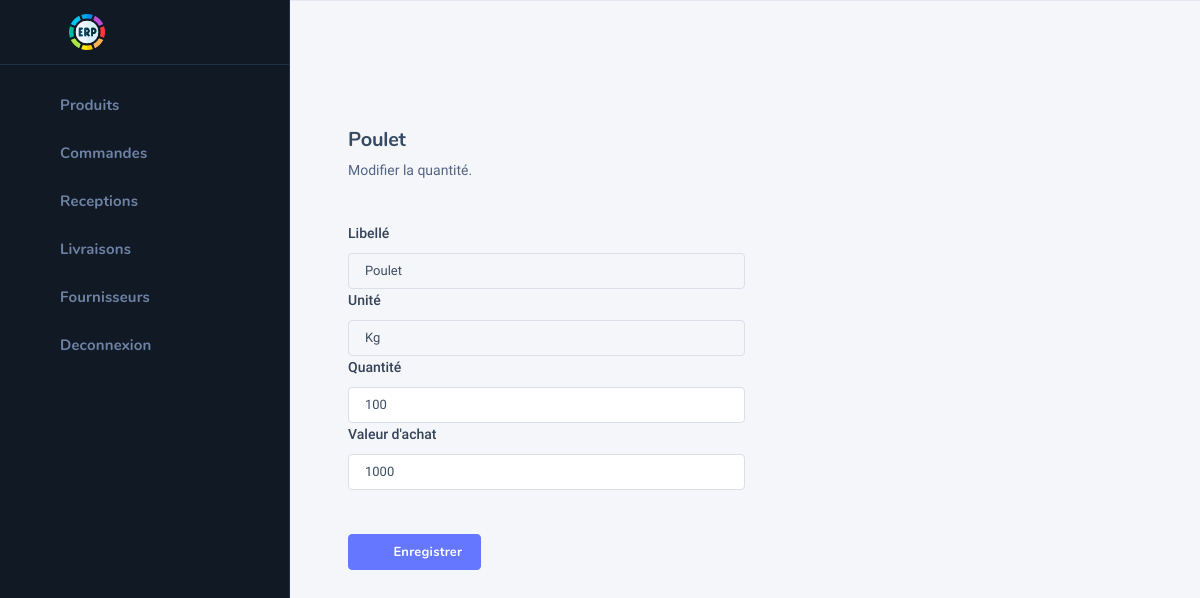
Page /edit-cmd/1 (signed in) on the committed database.
### appro/models.py (models this page shows, shortened)
class LineCmd(models.Model):
    order = models.ForeignKey(OrderCmd, on_delete=models.CASCADE, null=True)
    product = models.ForeignKey(Product, on_delete=models.CASCADE)
    qts = models.DecimalField(default=0, max_digits=10, decimal_places=2)
    total_price = models.DecimalField(default=0, max_digits=10, decimal_places=2)
    date = models.DateField(auto_now_add=True)

class Product(models.Model):
    img = models.ImageField(upload_to="products-images", null=True, blank=True)
    name = models.CharField(max_length=255)
    price = models.DecimalField(default=0, max_digits=10, decimal_places=2)
    type_product = models.CharField(choices=product_types, max_length=255)
    qts = models.DecimalField(default=0, max_digits=10, decimal_places=2)
    unit = models.CharField(choices=units, max_length=10, default="Kg")

### auth_user/decorators.py (the view)
        def wrapper_func(request, *args, **kwargs):
            groups = None
            check = False
            if request.user.groups.exists():
                groups = request.user.groups.all()
            for group in groups:
                if group.name in allowed_roles:
                    check = True
            if check is True:
                return view_func(request, *args, **kwargs)
            elif check is False:
                return HttpResponse("Permission non accordée !")
            return wrapper_func(request, *args, **kwargs)

### appro/views.py (called while the page is built, shortened)
def generate_unique_uid():
    return uuid.uuid4().hex[:10]

@login_required(login_url='login')
@allowed_users(allowed_roles=['Approvisionnement'])
def LineCmdEdit(request, pk):
    line = LineCmd.objects.get(pk=pk)
    line.qts = int(line.qts)
    line.total_price = int(line.total_price)
    return render(request, 'appro/edit-price.html', context={'line': line, 'ref': generate_unique_uid()})

### templates/appro/edit-price.html (shortened to what this page needs)
{% extends 'appro/base-appro.html' %}
{% load static %}
{% block content %}
    {% include 'appro/sidebar-appro.html' %}
<div class="nk-wrap">
        <div class="nk-content">
            <div class="nk-content align-content-center">
                <div class="container-fluid">
                    <div class="nk-content-inner">
                        <div class="nk-content-body">
    <div class="nk-block-head">
        <div class="nk-block-head-content">
            <h5 class="nk-block-title">{{ line.product.name }}</h5>
            <div class="nk-block-des">
                <p>Modifier la quantité.</p>
            </div>
        </div>
    </div>
    <div class="nk-block">
        <div class="row g-3">
            <form method="post" enctype="multipart/form-data">
                <div class="col-6">
                    <div class="form-group">
                        <label class="form-label" for="product-title">Libellé</label>
                        <div class="form-control-wrap">
                            <input type="text" name="name" value="{{ line.product.name }}" class="form-control"
                                   id="product-title" readonly>
                        </div>
                    </div>
                </div>
                <div class="col-md-6">
                    <div class="form-group">
                        <label class="form-label" for="sale-price">Unité</label>
                        <div class="form-control-wrap">
                            <input type="text" name="name" value="{{ line.product.unit }}" class="form-control"
                                   id="product-title" readonly>
                        </div>
                    </div>
                </div>
                <div class="col-md-6">
                    <div class="form-group">
                        <label class="form-label" for="regular-price">Quantité</label>
                        <div class="form-control-wrap">
                            <input type="number" name="qts" value="{{ line.qts }}" min="1" step="0.01" class="form-control" id="regular-price" required>
                        </div>
                    </div>
                </div>
                <div class="col-md-6">
                    <div class="form-group">
                        <label class="form-label" for="regular-price">Valeur d'achat</label>
                        <div class="form-control-wrap">
                            <input type="number" name="price" value="{{ line.total_price }}" min="1" step="0.01" class="form-control" id="regular-price" required>
                        </div>
                    </div>
                </div>
                <div class="col-12 mt-5">
                    <button type="submit" class="btn btn-primary"><em class="icon ni ni-plus"></em><span>Enregistrer</span>
                    </button>
                </div>
            </form>
        </div>
    </div>
                        </div>
                    </div>
                </div>
            </div>
        </div>
</div>
{% endblock %}

### rows in the picture
LineCmd: product.name "Poulet", name "Poulet", name "Kg", qts "100", price "1000"
